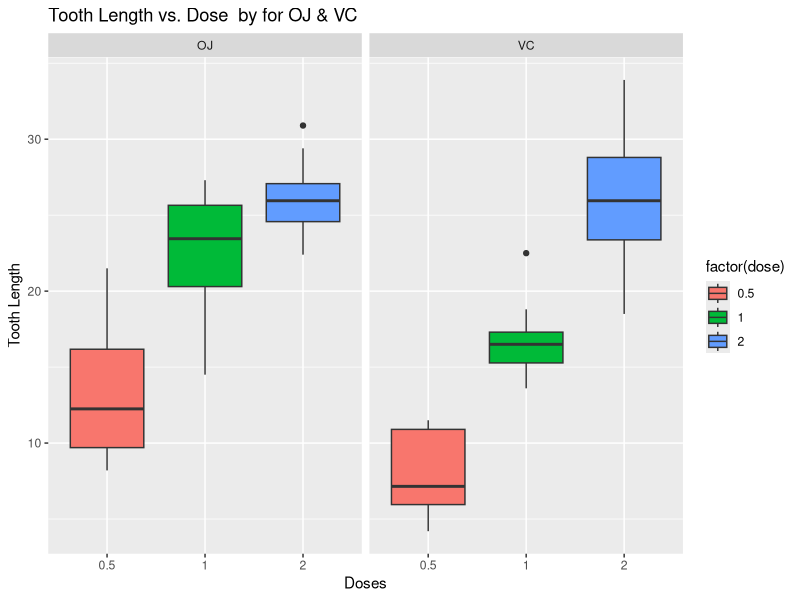

Write R code to recreate this figure.
## ---- chunk 1
        library(dplyr)
        library(ggplot2)

## ---- chunk 2
            library(datasets)
            data(ToothGrowth)
## ---- chunk 3
            str(ToothGrowth)
            head(ToothGrowth)
            tail(ToothGrowth)
## ---- chunk 4

            dim(ToothGrowth)
 
## ---- chunk 5

           length(ToothGrowth$len)

## ---- chunk 6

          aggregate(ToothGrowth$len,list(ToothGrowth$supp,ToothGrowth$dose),mean)

## ---- chunk 7

            aggregate(ToothGrowth$len,list(ToothGrowth$supp,ToothGrowth$dose),sd)

## ---- chunk 8
            ggplot(ToothGrowth, aes(x = factor(dose), y = len, fill = factor(dose)))+
                  geom_boxplot()+
                  facet_grid(.~supp)+
                  labs(title = "Tooth Length vs. Dose  by for OJ & VC",
                  x = "Doses", y = "Tooth Length")

## ---- chunk 9

            summary(ToothGrowth)

## ---- chunk 10

            table(ToothGrowth$supp,ToothGrowth$dose)

## ---- chunk 11

            ojdose0.5 <- ToothGrowth %>% filter(supp=="OJ" & dose=="0.5")
            vcdose0.5 <- ToothGrowth %>% filter(supp=="VC" & dose=="0.5")
            t.test(ojdose0.5$len,vcdose0.5$len)

## ---- chunk 12

            ojdose1 <- ToothGrowth %>% filter(supp=="OJ" & dose=="1")
            vcdose1 <- ToothGrowth %>% filter(supp=="VC" & dose=="1")
            t.test(ojdose1$len,vcdose1$len)

## ---- chunk 13

            ojdose2 <- ToothGrowth %>% filter(supp=="OJ" & dose=="2")
            vcdose2 <- ToothGrowth %>% filter(supp=="VC" & dose=="2")
            t.test(ojdose2$len,vcdose2$len)

